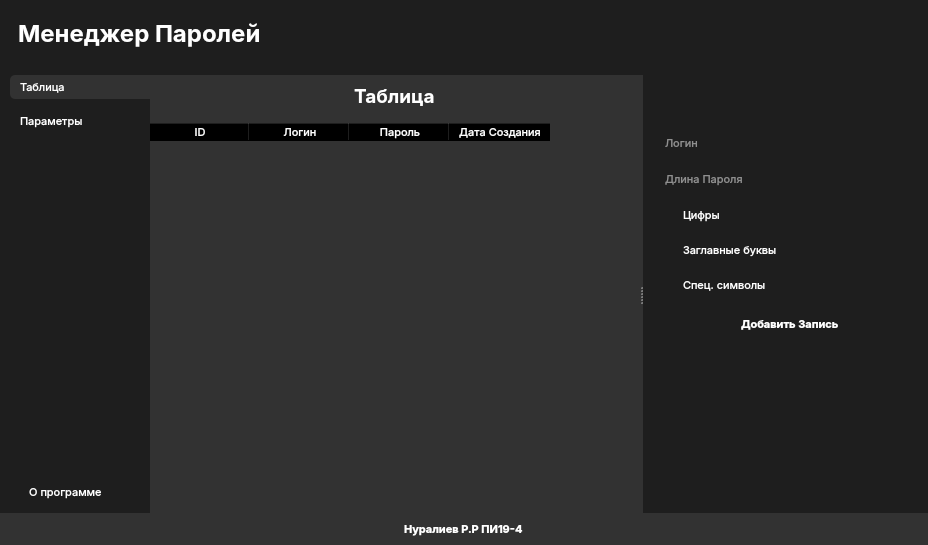
<?xml version="1.0" encoding="UTF-8"?>
<ui version="4.0">
 <class>MainWindow</class>
 <widget class="QMainWindow" name="MainWindow">
  <property name="geometry">
   <rect>
    <x>0</x>
    <y>0</y>
    <width>928</width>
    <height>545</height>
   </rect>
  </property>
  <property name="windowTitle">
   <string>MainWindow</string>
  </property>
  <property name="styleSheet">
   <string notr="true">*{
	border: none;
	background-color: transparent;
	background: transparent;
	padding: 0;
	margin: 0;
	color: #fff;
}
#centralwidget, #tableBtn, #mainBodyContent{
	background-color: #323232;
}
#header, #mainBody, #rightMenu{
	background-color: #1e1e1e;
}

#pushButton{
	border: 1px solid #cc5bce;
    border-radius: 19px;
    text-align: center;
}

QPushButton{
	text-align: left;
    padding: 5px 10px;
    border-top-left-radius: 5px;
    border-bottom-left-radius: 5px;
}




</string>
  </property>
  <widget class="QWidget" name="centralwidget">
   <layout class="QVBoxLayout" name="verticalLayout">
    <property name="spacing">
     <number>0</number>
    </property>
    <property name="leftMargin">
     <number>0</number>
    </property>
    <property name="topMargin">
     <number>0</number>
    </property>
    <property name="rightMargin">
     <number>0</number>
    </property>
    <property name="bottomMargin">
     <number>0</number>
    </property>
    <item alignment="Qt::AlignTop">
     <widget class="QWidget" name="header" native="true">
      <layout class="QHBoxLayout" name="horizontalLayout">
       <item alignment="Qt::AlignLeft">
        <widget class="QFrame" name="frame_2">
         <property name="frameShape">
          <enum>QFrame::StyledPanel</enum>
         </property>
         <property name="frameShadow">
          <enum>QFrame::Raised</enum>
         </property>
         <layout class="QHBoxLayout" name="horizontalLayout_4">
          <item>
           <widget class="QLabel" name="label">
            <property name="font">
             <font>
              <family>Inter</family>
              <pointsize>18</pointsize>
              <weight>75</weight>
              <bold>true</bold>
             </font>
            </property>
            <property name="text">
             <string>Менеджер Паролей</string>
            </property>
           </widget>
          </item>
         </layout>
        </widget>
       </item>
      </layout>
     </widget>
    </item>
    <item>
     <widget class="QWidget" name="mainBody" native="true">
      <property name="sizePolicy">
       <sizepolicy hsizetype="Preferred" vsizetype="Expanding">
        <horstretch>0</horstretch>
        <verstretch>0</verstretch>
       </sizepolicy>
      </property>
      <property name="minimumSize">
       <size>
        <width>800</width>
        <height>397</height>
       </size>
      </property>
      <layout class="QHBoxLayout" name="horizontalLayout_2">
       <property name="spacing">
        <number>0</number>
       </property>
       <property name="leftMargin">
        <number>0</number>
       </property>
       <property name="topMargin">
        <number>9</number>
       </property>
       <property name="rightMargin">
        <number>0</number>
       </property>
       <property name="bottomMargin">
        <number>0</number>
       </property>
       <item>
        <widget class="QWidget" name="leftMenu" native="true">
         <property name="minimumSize">
          <size>
           <width>150</width>
           <height>0</height>
          </size>
         </property>
         <layout class="QVBoxLayout" name="verticalLayout_3">
          <property name="spacing">
           <number>0</number>
          </property>
          <property name="leftMargin">
           <number>0</number>
          </property>
          <property name="topMargin">
           <number>0</number>
          </property>
          <property name="rightMargin">
           <number>0</number>
          </property>
          <property name="bottomMargin">
           <number>0</number>
          </property>
          <item>
           <widget class="QWidget" name="widget" native="true">
            <property name="minimumSize">
             <size>
              <width>0</width>
              <height>0</height>
             </size>
            </property>
            <layout class="QVBoxLayout" name="verticalLayout_6">
             <property name="spacing">
              <number>0</number>
             </property>
             <property name="leftMargin">
              <number>10</number>
             </property>
             <property name="topMargin">
              <number>0</number>
             </property>
             <property name="rightMargin">
              <number>0</number>
             </property>
             <property name="bottomMargin">
              <number>0</number>
             </property>
             <item>
              <widget class="QFrame" name="frame_3">
               <property name="frameShape">
                <enum>QFrame::StyledPanel</enum>
               </property>
               <property name="frameShadow">
                <enum>QFrame::Raised</enum>
               </property>
               <layout class="QVBoxLayout" name="verticalLayout_4">
                <property name="spacing">
                 <number>10</number>
                </property>
                <property name="leftMargin">
                 <number>0</number>
                </property>
                <property name="topMargin">
                 <number>0</number>
                </property>
                <property name="rightMargin">
                 <number>0</number>
                </property>
                <property name="bottomMargin">
                 <number>0</number>
                </property>
                <item>
                 <widget class="QPushButton" name="tableBtn">
                  <property name="font">
                   <font>
                    <family>Inter</family>
                    <pointsize>8</pointsize>
                    <weight>50</weight>
                    <bold>false</bold>
                   </font>
                  </property>
                  <property name="cursor">
                   <cursorShape>PointingHandCursor</cursorShape>
                  </property>
                  <property name="text">
                   <string>Таблица</string>
                  </property>
                  <property name="icon">
                   <iconset resource="QSS/QSS_Resources.qrc">
                    <normaloff>:/icons/Icons/database.png</normaloff>:/icons/Icons/database.png</iconset>
                  </property>
                 </widget>
                </item>
                <item>
                 <widget class="QPushButton" name="settingsBtn">
                  <property name="font">
                   <font>
                    <family>Inter</family>
                    <pointsize>8</pointsize>
                    <weight>50</weight>
                    <bold>false</bold>
                   </font>
                  </property>
                  <property name="cursor">
                   <cursorShape>PointingHandCursor</cursorShape>
                  </property>
                  <property name="text">
                   <string>Параметры</string>
                  </property>
                  <property name="icon">
                   <iconset resource="QSS/QSS_Resources.qrc">
                    <normaloff>:/icons/Icons/settings.png</normaloff>:/icons/Icons/settings.png</iconset>
                  </property>
                 </widget>
                </item>
               </layout>
              </widget>
             </item>
             <item>
              <spacer name="verticalSpacer">
               <property name="orientation">
                <enum>Qt::Vertical</enum>
               </property>
               <property name="sizeHint" stdset="0">
                <size>
                 <width>20</width>
                 <height>40</height>
                </size>
               </property>
              </spacer>
             </item>
             <item>
              <widget class="QFrame" name="frame_4">
               <property name="frameShape">
                <enum>QFrame::StyledPanel</enum>
               </property>
               <property name="frameShadow">
                <enum>QFrame::Raised</enum>
               </property>
               <layout class="QVBoxLayout" name="verticalLayout_5">
                <item>
                 <widget class="QPushButton" name="aboutBtn">
                  <property name="font">
                   <font>
                    <family>Inter</family>
                    <pointsize>8</pointsize>
                   </font>
                  </property>
                  <property name="cursor">
                   <cursorShape>PointingHandCursor</cursorShape>
                  </property>
                  <property name="text">
                   <string>О программе</string>
                  </property>
                  <property name="icon">
                   <iconset resource="QSS/QSS_Resources.qrc">
                    <normaloff>:/icons/Icons/info.png</normaloff>:/icons/Icons/info.png</iconset>
                  </property>
                 </widget>
                </item>
               </layout>
              </widget>
             </item>
            </layout>
           </widget>
          </item>
         </layout>
        </widget>
       </item>
       <item>
        <widget class="QWidget" name="mainBodyContent" native="true">
         <layout class="QVBoxLayout" name="verticalLayout_2">
          <property name="spacing">
           <number>0</number>
          </property>
          <property name="leftMargin">
           <number>0</number>
          </property>
          <property name="topMargin">
           <number>0</number>
          </property>
          <property name="rightMargin">
           <number>0</number>
          </property>
          <property name="bottomMargin">
           <number>0</number>
          </property>
          <item>
           <widget class="QCustomStackedWidget" name="mainPages">
            <property name="currentIndex">
             <number>0</number>
            </property>
            <widget class="QWidget" name="tablePage">
             <layout class="QVBoxLayout" name="verticalLayout_7">
              <property name="spacing">
               <number>0</number>
              </property>
              <property name="leftMargin">
               <number>0</number>
              </property>
              <property name="topMargin">
               <number>0</number>
              </property>
              <property name="rightMargin">
               <number>0</number>
              </property>
              <property name="bottomMargin">
               <number>0</number>
              </property>
              <item>
               <widget class="QWidget" name="widget_2" native="true">
                <layout class="QHBoxLayout" name="horizontalLayout_7">
                 <property name="spacing">
                  <number>0</number>
                 </property>
                 <property name="leftMargin">
                  <number>0</number>
                 </property>
                 <property name="topMargin">
                  <number>0</number>
                 </property>
                 <property name="rightMargin">
                  <number>0</number>
                 </property>
                 <property name="bottomMargin">
                  <number>0</number>
                 </property>
                 <item>
                  <widget class="QSplitter" name="splitter">
                   <property name="orientation">
                    <enum>Qt::Horizontal</enum>
                   </property>
                   <widget class="QWidget" name="widget_3" native="true">
                    <layout class="QVBoxLayout" name="verticalLayout_9">
                     <property name="bottomMargin">
                      <number>0</number>
                     </property>
                     <item>
                      <widget class="QFrame" name="frame_5">
                       <property name="frameShape">
                        <enum>QFrame::StyledPanel</enum>
                       </property>
                       <property name="frameShadow">
                        <enum>QFrame::Raised</enum>
                       </property>
                       <layout class="QHBoxLayout" name="horizontalLayout_6">
                        <item alignment="Qt::AlignHCenter">
                         <widget class="QLabel" name="label_2">
                          <property name="font">
                           <font>
                            <family>Inter</family>
                            <pointsize>14</pointsize>
                            <weight>75</weight>
                            <bold>true</bold>
                           </font>
                          </property>
                          <property name="text">
                           <string>Таблица</string>
                          </property>
                         </widget>
                        </item>
                       </layout>
                      </widget>
                     </item>
                     <item>
                      <widget class="QTableWidget" name="tableWidget">
                       <column>
                        <property name="text">
                         <string>ID</string>
                        </property>
                        <property name="font">
                         <font>
                          <family>Inter</family>
                          <pointsize>8</pointsize>
                         </font>
                        </property>
                       </column>
                       <column>
                        <property name="text">
                         <string>Логин</string>
                        </property>
                        <property name="font">
                         <font>
                          <family>Inter</family>
                          <pointsize>8</pointsize>
                         </font>
                        </property>
                       </column>
                       <column>
                        <property name="text">
                         <string>Пароль</string>
                        </property>
                        <property name="font">
                         <font>
                          <family>Inter</family>
                          <pointsize>8</pointsize>
                         </font>
                        </property>
                       </column>
                       <column>
                        <property name="text">
                         <string>Дата Создания</string>
                        </property>
                        <property name="font">
                         <font>
                          <family>Inter</family>
                          <pointsize>8</pointsize>
                         </font>
                        </property>
                       </column>
                      </widget>
                     </item>
                    </layout>
                   </widget>
                   <widget class="QWidget" name="rightMenu" native="true">
                    <property name="sizePolicy">
                     <sizepolicy hsizetype="Preferred" vsizetype="Preferred">
                      <horstretch>0</horstretch>
                      <verstretch>0</verstretch>
                     </sizepolicy>
                    </property>
                    <property name="minimumSize">
                     <size>
                      <width>200</width>
                      <height>210</height>
                     </size>
                    </property>
                    <property name="maximumSize">
                     <size>
                      <width>800</width>
                      <height>16777215</height>
                     </size>
                    </property>
                    <property name="font">
                     <font>
                      <family>Inter</family>
                      <pointsize>8</pointsize>
                     </font>
                    </property>
                    <layout class="QVBoxLayout" name="verticalLayout_8">
                     <property name="spacing">
                      <number>0</number>
                     </property>
                     <property name="leftMargin">
                      <number>10</number>
                     </property>
                     <property name="topMargin">
                      <number>60</number>
                     </property>
                     <property name="rightMargin">
                      <number>10</number>
                     </property>
                     <property name="bottomMargin">
                      <number>20</number>
                     </property>
                     <item alignment="Qt::AlignTop">
                      <widget class="QFrame" name="frame_7">
                       <property name="frameShape">
                        <enum>QFrame::StyledPanel</enum>
                       </property>
                       <property name="frameShadow">
                        <enum>QFrame::Raised</enum>
                       </property>
                       <layout class="QVBoxLayout" name="verticalLayout_14">
                        <property name="spacing">
                         <number>20</number>
                        </property>
                        <property name="leftMargin">
                         <number>10</number>
                        </property>
                        <property name="topMargin">
                         <number>0</number>
                        </property>
                        <property name="rightMargin">
                         <number>0</number>
                        </property>
                        <property name="bottomMargin">
                         <number>0</number>
                        </property>
                        <item>
                         <widget class="QLineEdit" name="login_2">
                          <property name="font">
                           <font>
                            <family>Inter</family>
                            <pointsize>8</pointsize>
                           </font>
                          </property>
                          <property name="placeholderText">
                           <string>Логин</string>
                          </property>
                         </widget>
                        </item>
                        <item>
                         <widget class="QLineEdit" name="passLength_2">
                          <property name="font">
                           <font>
                            <family>Inter</family>
                            <pointsize>8</pointsize>
                           </font>
                          </property>
                          <property name="placeholderText">
                           <string>Длина Пароля</string>
                          </property>
                         </widget>
                        </item>
                        <item>
                         <widget class="QCheckBox" name="useNumeric_2">
                          <property name="font">
                           <font>
                            <family>Inter</family>
                            <pointsize>8</pointsize>
                           </font>
                          </property>
                          <property name="text">
                           <string>Цифры</string>
                          </property>
                         </widget>
                        </item>
                        <item>
                         <widget class="QCheckBox" name="useUpperCase_2">
                          <property name="font">
                           <font>
                            <family>Inter</family>
                            <pointsize>8</pointsize>
                           </font>
                          </property>
                          <property name="text">
                           <string>Заглавные буквы</string>
                          </property>
                         </widget>
                        </item>
                        <item>
                         <widget class="QCheckBox" name="useSpecCharacters_2">
                          <property name="font">
                           <font>
                            <family>Inter</family>
                            <pointsize>8</pointsize>
                           </font>
                          </property>
                          <property name="text">
                           <string>Спец. символы</string>
                          </property>
                         </widget>
                        </item>
                        <item alignment="Qt::AlignHCenter">
                         <widget class="QPushButton" name="addPassBtn">
                          <property name="font">
                           <font>
                            <family>Inter</family>
                            <pointsize>8</pointsize>
                            <weight>75</weight>
                            <bold>true</bold>
                           </font>
                          </property>
                          <property name="cursor">
                           <cursorShape>PointingHandCursor</cursorShape>
                          </property>
                          <property name="text">
                           <string>Добавить Запись</string>
                          </property>
                          <property name="icon">
                           <iconset resource="QSS/QSS_Resources.qrc">
                            <normaloff>:/icons/Icons/plus-square.png</normaloff>:/icons/Icons/plus-square.png</iconset>
                          </property>
                          <property name="iconSize">
                           <size>
                            <width>24</width>
                            <height>24</height>
                           </size>
                          </property>
                         </widget>
                        </item>
                       </layout>
                      </widget>
                     </item>
                    </layout>
                   </widget>
                  </widget>
                 </item>
                </layout>
               </widget>
              </item>
             </layout>
            </widget>
            <widget class="QWidget" name="settingsPage">
             <layout class="QVBoxLayout" name="verticalLayout_12">
              <item>
               <widget class="QWidget" name="widget_5" native="true">
                <layout class="QHBoxLayout" name="horizontalLayout_8">
                 <item alignment="Qt::AlignHCenter|Qt::AlignTop">
                  <widget class="QWidget" name="widget_4" native="true">
                   <property name="sizePolicy">
                    <sizepolicy hsizetype="Maximum" vsizetype="Preferred">
                     <horstretch>0</horstretch>
                     <verstretch>0</verstretch>
                    </sizepolicy>
                   </property>
                   <layout class="QVBoxLayout" name="verticalLayout_13">
                    <item alignment="Qt::AlignHCenter">
                     <widget class="QLabel" name="label_3">
                      <property name="font">
                       <font>
                        <family>Inter</family>
                        <pointsize>14</pointsize>
                        <weight>75</weight>
                        <bold>true</bold>
                       </font>
                      </property>
                      <property name="text">
                       <string>Параметры</string>
                      </property>
                     </widget>
                    </item>
                    <item alignment="Qt::AlignHCenter|Qt::AlignVCenter">
                     <widget class="QWidget" name="widget_6" native="true">
                      <layout class="QHBoxLayout" name="horizontalLayout_3">
                       <item>
                        <widget class="QLabel" name="label_6">
                         <property name="font">
                          <font>
                           <family>Inter</family>
                           <pointsize>8</pointsize>
                          </font>
                         </property>
                         <property name="text">
                          <string>Мастер-пароль</string>
                         </property>
                        </widget>
                       </item>
                       <item>
                        <widget class="QLineEdit" name="rootPassword">
                         <property name="font">
                          <font>
                           <family>Inter</family>
                           <pointsize>8</pointsize>
                          </font>
                         </property>
                         <property name="placeholderText">
                          <string>Введите новый пароль</string>
                         </property>
                        </widget>
                       </item>
                       <item>
                        <widget class="QPushButton" name="saveRootPasswordBtn">
                         <property name="font">
                          <font>
                           <family>Inter</family>
                           <pointsize>8</pointsize>
                          </font>
                         </property>
                         <property name="cursor">
                          <cursorShape>PointingHandCursor</cursorShape>
                         </property>
                         <property name="text">
                          <string>Сохранить</string>
                         </property>
                        </widget>
                       </item>
                      </layout>
                     </widget>
                    </item>
                   </layout>
                  </widget>
                 </item>
                </layout>
               </widget>
              </item>
             </layout>
            </widget>
            <widget class="QWidget" name="aboutPage">
             <layout class="QVBoxLayout" name="verticalLayout_15">
              <item>
               <widget class="QWidget" name="widget_7" native="true">
                <layout class="QHBoxLayout" name="horizontalLayout_9">
                 <item>
                  <widget class="QWidget" name="widget_8" native="true">
                   <layout class="QVBoxLayout" name="verticalLayout_16">
                    <item>
                     <widget class="QLabel" name="label_4">
                      <property name="font">
                       <font>
                        <family>Inter</family>
                        <pointsize>14</pointsize>
                        <weight>75</weight>
                        <bold>true</bold>
                       </font>
                      </property>
                      <property name="text">
                       <string>О программе</string>
                      </property>
                     </widget>
                    </item>
                    <item>
                     <widget class="QLabel" name="label_8">
                      <property name="font">
                       <font>
                        <family>Inter</family>
                        <pointsize>8</pointsize>
                       </font>
                      </property>
                      <property name="text">
                       <string>TG: https://t.me/rasim50</string>
                      </property>
                     </widget>
                    </item>
                    <item>
                     <widget class="QLabel" name="label_7">
                      <property name="font">
                       <font>
                        <family>Inter</family>
                        <pointsize>8</pointsize>
                       </font>
                      </property>
                      <property name="text">
                       <string>Автор: Нуралиев Р.Р.</string>
                      </property>
                     </widget>
                    </item>
                   </layout>
                  </widget>
                 </item>
                 <item>
                  <widget class="QLabel" name="label_9">
                   <property name="font">
                    <font>
                     <pointsize>6</pointsize>
                    </font>
                   </property>
                   <property name="text">
                    <string notr="true"/>
                   </property>
                   <property name="pixmap">
                    <pixmap>img/me.jpg</pixmap>
                   </property>
                   <property name="scaledContents">
                    <bool>false</bool>
                   </property>
                  </widget>
                 </item>
                </layout>
               </widget>
              </item>
             </layout>
            </widget>
           </widget>
          </item>
         </layout>
        </widget>
       </item>
      </layout>
     </widget>
    </item>
    <item alignment="Qt::AlignHCenter|Qt::AlignVCenter">
     <widget class="QWidget" name="footer" native="true">
      <property name="sizePolicy">
       <sizepolicy hsizetype="Maximum" vsizetype="Preferred">
        <horstretch>0</horstretch>
        <verstretch>0</verstretch>
       </sizepolicy>
      </property>
      <layout class="QHBoxLayout" name="horizontalLayout_5">
       <item>
        <widget class="QLabel" name="label_5">
         <property name="font">
          <font>
           <family>Inter</family>
           <pointsize>8</pointsize>
           <weight>75</weight>
           <bold>true</bold>
          </font>
         </property>
         <property name="text">
          <string>Нуралиев Р.Р ПИ19-4</string>
         </property>
        </widget>
       </item>
      </layout>
     </widget>
    </item>
   </layout>
  </widget>
 </widget>
 <customwidgets>
  <customwidget>
   <class>QCustomStackedWidget</class>
   <extends>QStackedWidget</extends>
   <header location="global">Custom_Widgets.Widgets</header>
   <container>1</container>
  </customwidget>
 </customwidgets>
 <resources>
  <include location="QSS/QSS_Resources.qrc"/>
 </resources>
 <connections/>
</ui>
